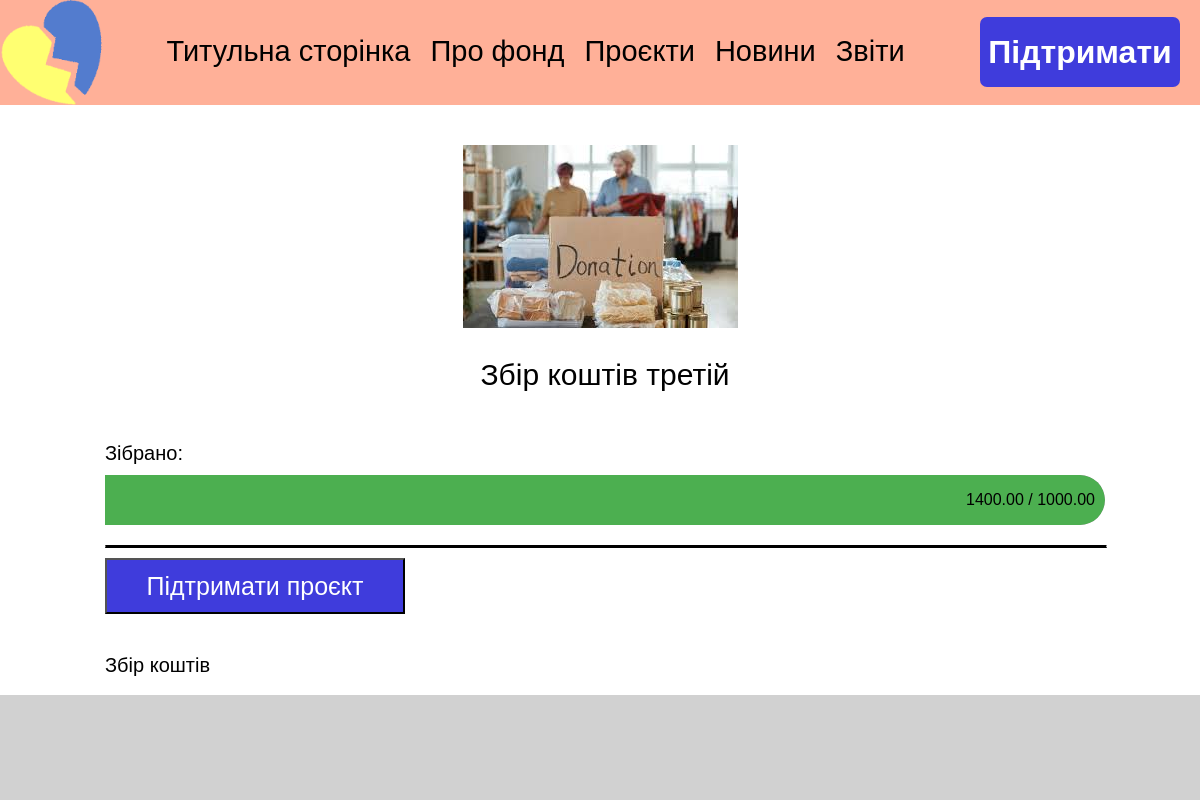
Screenshot of /project/2/ with the database file from the repository.
### UAFOND/models.py (models this page shows)
class Projects(models.Model):
    id = models.AutoField(primary_key=True)
    title = models.CharField(max_length=100, null=False, blank=False)
    author = models.CharField(max_length=100, null=False, blank=False)
    text = models.TextField()
    img = models.ImageField(upload_to='projects/')
    req_money = models.DecimalField(max_digits=20, decimal_places=2, null=False)
    coll_money = models.DecimalField(max_digits=20, decimal_places=2, null=False)
    active = models.BooleanField(default=True, null=False)

### UAFOND/views.py (the view)
# urls.py: path('project/<int:id>/', views.proj, name='proj'),
def proj(request, id):
    project = get_object_or_404(Projects, id=id)
    return render(request, 'proj.html', {'project': project})

### templates/proj.html (shortened to what this page needs)
<html lang="uk-UA">
<head>
    {% load static %}
</head>
<body>
    <div id="highbar">
        <img src = "{% static 'label.png' %} ">
        <ul>
            <li><a href="{% url 'main' %}">Титульна сторінка</a></li>
            <li><a href="{% url 'about' %}">Про фонд</a></li>
            <li><a href="{% url 'projects' %}">Проєкти</a></li>
            <li><a href="{% url 'news' %}">Новини</a></li>
            <li><a href="{% url 'report' %}">Звіти</a></li>
        </ul>
        <button onclick="window.location.href='{% url 'support' %}'">Підтримати</button>
    </div>
    <div class="project">
        <div class="proj_img">
            <img src="{{ MEDIA_URL }}{{ project.img.url }}" alt="Image">
        </div>
        <div class = "infoblock">
            <p class="title">{{project.title}}</p>
            <div id = "proj_cap">
                <p class="author"> Зібрано:</p>
            </div>
            <div class="proj_moneybar" data-coll-money="{{ project.coll_money }}" data-req-money="{{ project.req_money }}">
                <div class="fulled_bar">
                </div>
                <p class="money">{{ project.coll_money }} / {{ project.req_money }}</p>
            </div>
            <hr>
            <button id = "support_proj" onclick="window.location.href='{% url 'support_project' project.id%}'">Підтримати проєкт</button>
            <p class="text">{{project.text}}</p>
        </div>
    </div>
    <div id="lowbar">
    </div>
    <link rel="stylesheet" type="text/css" href="{% static 'proj.css' %}">
</body>
</html>

### static/proj.css (style rules this page uses)
html, body { margin: 0; padding: 0; min-width: 1100px; }
#highbar { background-color: #FFB098; position: relative; top: 0px; left: 0%; right: 0%; margin: 0; padding: 0; height: 105px; display: flex; justify-content: space-between; }
#highbar ul { list-style-type: none; margin-top: 35px; padding: 0; display: inline-block; }
#highbar ul li { font-family: 'MyCustomFont', sans-serif; display: inline-block; font-size: 30px; white-space: nowrap; margin-right: 50px; margin-left: 50px; }
#highbar ul li a { color: inherit; text-decoration: none; }
@media screen and (max-width: 1545px) { #highbar ul li { margin-right: 8px; margin-left: 8px; font-size: 29px; } }
#highbar button { float: right; font-family: 'MyCustomFont', sans-serif; margin: 17px; margin-right: 20px; height: 70px; width: 300px; border-radius: 7px; border-width: 0px; font-size: 48px; background-color: #3F3CDC; font-weight: bold; color: #FFFFFF; cursor: pointer; }
@media screen and (max-width: 1230px) { #highbar button { font-size: 32px; width: 200px; } }
.project { position: relative; display: flex; flex-direction: column; width: auto; margin: 10px; margin-top: 40px; margin-bottom: 105px; font-family: 'MyCustomFont', sans-serif; justify-content: center; align-items: center; }
.proj_img { position: relative; max-width: 1000px; max-height: 800px; background-color: rgb(180, 180, 180); display: flex; justify-content: center; align-items: center; }
.proj_img img { position: relative; width:100%; height:100%; }
.infoblock { display: flex; flex-direction: column; position: relative; width: 1000px; height: 100%; margin-left: 10px; }
.infoblock hr { border-top: 1px solid black; border-bottom: 2px solid black; width: 1000px; margin-top: 10px; margin-bottom: 10px; }
.title { font-size: 30px; width: 100%; box-sizing: border-box; text-align: center; font-family: 'MyCustomFont', sans-serif; }
#support_proj { font-family: 'MyCustomFont', sans-serif; height: 56px; width: 300px; background-color: #3F3CDC; color: #FFFFFF; font-size: 25px; margin-bottom: 20px; cursor: pointer; }
.text { position: relative; text-align: justify; font-size: 20px; overflow-wrap: break-word; }
.author { position: relative; white-space: nowrap; box-sizing: border-box; font-size: 20px; }
.proj_moneybar { position: relative; height: 50px; bottom: 10px; width: 100%; background-color: rgb(154, 154, 154); border-radius: 0 30px 30px 0; overflow: hidden; }
.fulled_bar { position: absolute; height: 100%; background-color: rgb(76, 175, 80); border-radius: 0 30px 30px 0; }
.proj_moneybar.full .fulled_bar { border-radius: 0 30px 30px 0; }
.money { position: absolute; display: flex; right: 10px; white-space: nowrap; box-sizing: border-box; }
#lowbar { position: fixed; background-color: rgb(209, 209, 209); bottom: 0px; left: 0%; right: 0%; margin-top: 10px; padding: 0; height: 105px; width: 100xp; display: flex; justify-content: space-between; clear: both; }

### rows the page displays
Projects: img (picture), title "Збір коштів третій", coll_money "1400.00", req_money "1000.00", text "Збір коштів"
